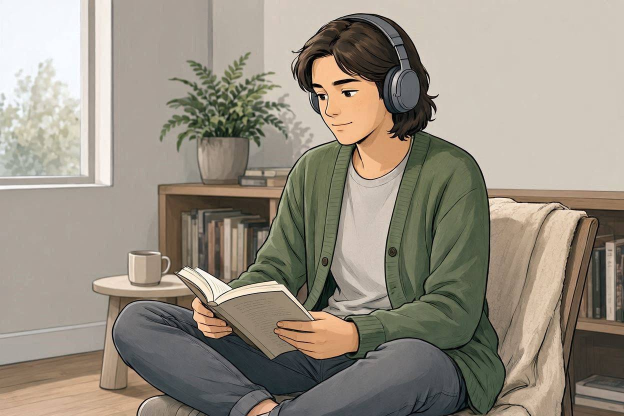
#> input picture bilder/zonen/ZONE-RUECKZUG.jpg, 1248 x 832 px, found by its file name (shown at 1/2 size)
$ python build_all_tokens_zonen.py
#> lines starting #> are read from the running program, lines starting #| are printed output that depends on the picture; after the words box and inside, x2 and y2 are one past the last pixel; in counts of white or black regions, pixels touching at a corner belong together
### build_token_zonen.py
#!/usr/bin/env python3
# -*- coding: utf-8 -*-
"""Baut die Token-Karten fürs Zonen-Set (Scheckkartenformat, CR80/85.6x54mm). Kernstück der
unauffälligen Selbstwahl: Jede/r Jugendliche bekommt ein Set von 4 Token-Karten (eine pro Zone)
und legt die passende Karte verdeckt/offen auf eine vereinbarte Ablage, statt sichtbar quer durch
den Raum zur Zone zu laufen. Bewusst reduziert: nur Symbol + Name, keine Regeln/Nutzen-Text."""
from PIL import Image, ImageDraw, ImageFont
import os

DPI = 300
MM = DPI / 25.4
def mm(v): return int(round(v * MM))

CARD_W, CARD_H = mm(85.6), mm(54)  # CR80-Format
WHITE = (255, 255, 255)

F_SERIF_BOLD = "/usr/share/fonts/truetype/crosextra/Caladea-Bold.ttf"
F_SANS_REG = "/usr/share/fonts/truetype/lato/Lato-Regular.ttf"

def cover_crop(img, target_w, target_h):
    src_ratio = img.width / img.height
    tgt_ratio = target_w / target_h
    if src_ratio > tgt_ratio:
        new_h = target_h
        new_w = int(new_h * src_ratio)
    else:
        new_w = target_w
        new_h = int(new_w / src_ratio)
    img = img.resize((new_w, new_h), Image.LANCZOS)
    left = (new_w - target_w) // 2
    top = (new_h - target_h) // 2
    return img.crop((left, top, left + target_w, top + target_h))

def build_token(name, badge_image_path, farbe):
    img = Image.new("RGB", (CARD_W, CARD_H), farbe)
    d = ImageDraw.Draw(img)

    rand = mm(2)
    d.rounded_rectangle((rand, rand, CARD_W - rand, CARD_H - rand), radius=mm(3),
                         outline=WHITE, width=mm(0.8))

    badge_size = mm(26)
    px = mm(6)
    py = (CARD_H - badge_size) // 2
    if os.path.exists(badge_image_path):
        raw = Image.open(badge_image_path).convert("RGB")
        raw_fit = cover_crop(raw, badge_size, badge_size)
        mask = Image.new("L", (badge_size, badge_size), 0)
        ImageDraw.Draw(mask).ellipse((0, 0, badge_size, badge_size), fill=255)
        img.paste(raw_fit, (px, py), mask)
        d.ellipse((px, py, px + badge_size, py + badge_size), outline=WHITE, width=mm(1))

    f_name = font_fit(d, name, CARD_W - px - badge_size - mm(12))
    tx = px + badge_size + mm(4)
    bbox = d.textbbox((0, 0), name, font=f_name)
    th = bbox[3] - bbox[1]
    d.text((tx, (CARD_H - th) / 2 - bbox[1]), name, font=f_name, fill=WHITE)

    f_foot = ImageFont.truetype(F_SANS_REG, mm(2.2))
    d.text((mm(6), CARD_H - mm(6)), "KLARTEXT · Zonen-Set", font=f_foot, fill=WHITE)

    return img

def font_fit(draw, text, max_w, start=5.5, min_size=3.0):
    size = start
    f = ImageFont.truetype(F_SERIF_BOLD, mm(size))
    while draw.textlength(text, font=f) > max_w and size > min_size:
        size -= 0.3
        f = ImageFont.truetype(F_SERIF_BOLD, mm(size))
    return f

### build_card_insel.py
#!/usr/bin/env python3
# -*- coding: utf-8 -*-
"""
KLARTEXT Insel-Set – Begleitkarten-Generator (Badge-Format statt Reflexionsformat).
Baut Vorder- und Rückseite einer Karte als druckfertiges PNG (300 dpi, A6 105x148mm).
Vorderseite: großes Badge-Symbol + Name. Rückseite: Zweck/Ort + Regeln + Nutzen.
Eine Karte pro Insel, Farbe wird pro Karte übergeben (siehe INSEL-Set_Konzept_und_Barometer-Integration.md).
"""
from PIL import Image, ImageDraw, ImageFont
import os

DPI = 300
MM = DPI / 25.4
def mm(v): return int(round(v * MM))

CARD_W = mm(105)
CARD_H = mm(148)

KT_PRIMARY  = (27, 58, 75)
KT_ACCENT   = (110, 198, 160)
KT_INK      = (45, 45, 45)
KT_MUTED    = (122, 112, 96)
WHITE       = (255, 255, 255)

F_SERIF_BOLD   = "/usr/share/fonts/truetype/crosextra/Caladea-Bold.ttf"
F_SANS_REG     = "/usr/share/fonts/truetype/lato/Lato-Regular.ttf"
F_SANS_MED     = "/usr/share/fonts/truetype/lato/Lato-Medium.ttf"
F_SANS_BOLD    = "/usr/share/fonts/truetype/lato/Lato-Bold.ttf"

def font(path, size_mm):
    return ImageFont.truetype(path, mm(size_mm))

# [14 lines left out: function wrap_text, not called in this run]

def rounded_rect(draw, box, radius, fill):
    draw.rounded_rectangle(box, radius=radius, fill=fill)

# [132 lines left out: functions cover_crop, logo_mark, build_front, build_back, not called in this run]

### build_all_tokens_zonen.py
#!/usr/bin/env python3
# -*- coding: utf-8 -*-
"""Baut 4 A4-Drucksheets (eine pro Zone, 10 Token-Karten je Sheet, 2x5-Raster zum Ausschneiden).
Zusammen ergeben die 4 Sheets komplette Token-Sets für bis zu 10 Jugendliche (je 1 Karte pro Zone
zusammenstellen). Gleiche Bilder/Farben wie die Begleitkarten (build_all_cards_zonen.py)."""
import os, sys
from PIL import Image, ImageDraw, ImageFont
sys.path.insert(0, os.path.dirname(__file__))
from build_token_zonen import build_token, CARD_W, CARD_H, mm
from build_all_cards_zonen import SCHUL_CARDS, BILDER

OUT_DIR = "/sessions/kind-beautiful-ptolemy/mnt/outputs/zonen_token_sheets/"
os.makedirs(OUT_DIR, exist_ok=True)

F_SANS_BOLD = "/usr/share/fonts/truetype/lato/Lato-Bold.ttf"
F_SANS_REG = "/usr/share/fonts/truetype/lato/Lato-Regular.ttf"

A4_W, A4_H = mm(210), mm(297)
COLS, ROWS = 2, 5
GAP = mm(4)

def build_sheet(name, badge_datei, farbe, out_path):
    token = build_token(name, os.path.join(BILDER, badge_datei), farbe)

    total_w = COLS * CARD_W + (COLS - 1) * GAP
    total_h = ROWS * CARD_H + (ROWS - 1) * GAP
    left0 = (A4_W - total_w) // 2
    top0 = mm(28)

    sheet = Image.new("RGB", (A4_W, A4_H), (255, 255, 255))
    d = ImageDraw.Draw(sheet)

    f_head = ImageFont.truetype(F_SANS_BOLD, mm(6))
    d.text((mm(15), mm(12)), f"Zonen-Set · Token-Karten · {name}", font=f_head, fill=(35, 35, 35))
    f_sub = ImageFont.truetype(F_SANS_REG, mm(3.5))
    d.text((mm(15), mm(20)), "Ausschneiden, laminieren. Pro Person 1 Karte je Zonen-Sheet sammeln.",
           font=f_sub, fill=(100, 100, 100))

    for r in range(ROWS):
        for c in range(COLS):
            x = left0 + c * (CARD_W + GAP)
            y = top0 + r * (CARD_H + GAP)
            sheet.paste(token, (x, y))
            d.rectangle((x, y, x + CARD_W, y + CARD_H), outline=(200, 200, 200), width=2)

    sheet.save(out_path, dpi=(300, 300))
    return sheet

def run():
    pages = []
    for nr, name, badge_datei, (farbe, farbe_light), *_ in SCHUL_CARDS:
        out_path = os.path.join(OUT_DIR, f"TOKEN-{name.replace(' ', '_')}.png")
        pages.append(build_sheet(name, badge_datei, farbe, out_path))
#> in build_token, `img = Image.new("RGB", (CARD_W, CARD_H), farbe)`:
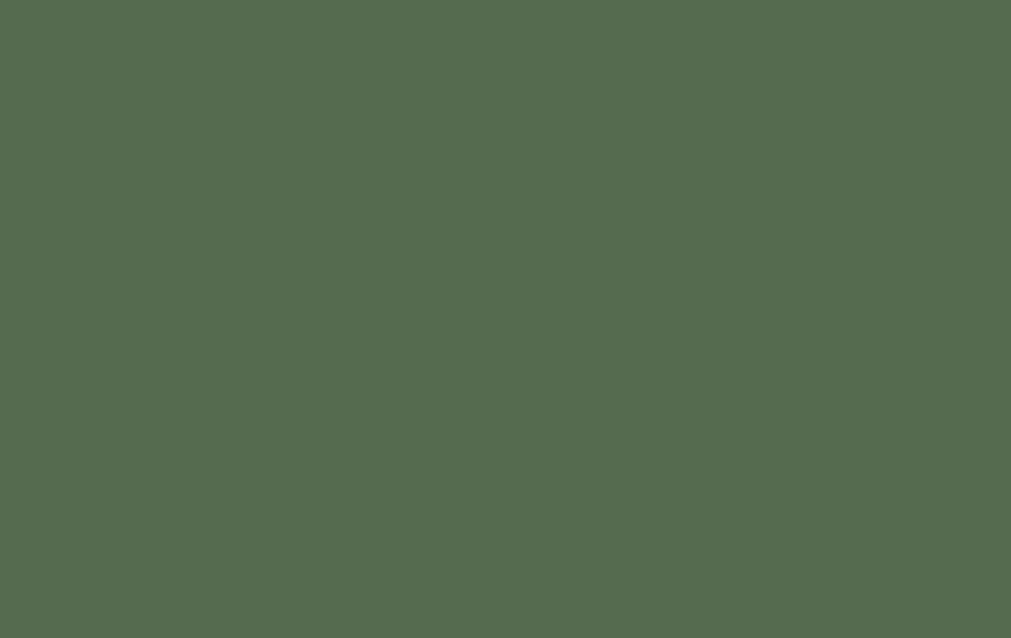
#> img: PIL image 1011x638 RGB; mean R, G, B 85, 107, 79
#> in build_token, raw is the input picture: PIL image 1248x832 RGB; mean R, G, B 150.9, 142.9, 129.7
#> in cover_crop, `img = img.resize((new_w, new_h), Image.LANCZOS)`:
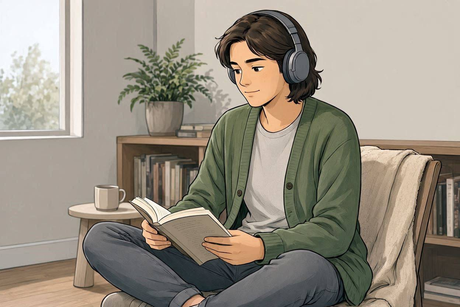
#> img: PIL image 460x307 RGB; mean R, G, B 150.9, 142.9, 129.7
#> in cover_crop, `return img.crop((left, top, left + target_w, top + target_h))`:
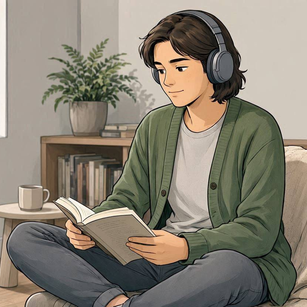
#> returned value: PIL image 307x307 RGB; mean R, G, B 135.9, 129, 115.2
#> in build_token, `mask = Image.new("L", (badge_size, badge_size), 0)`: mask: PIL image 307x307 L; every value is 0
#> in build_token, `ImageDraw.Draw(mask).ellipse((0, 0, badge_size, badge_size), fill=255)`:
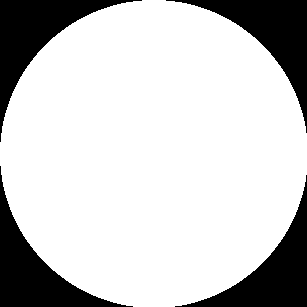
#> mask: PIL image 307x307 L; 79% white; 4 black regions, box (x1, y1, x2, y2) and area: (0, 0, 142, 142) 5101, (166, 0, 307, 133) 4959, (0, 166, 133, 307) 4959, (175, 175, 307, 307) 4818
#> in build_token, `img.paste(raw_fit, (px, py), mask)`:
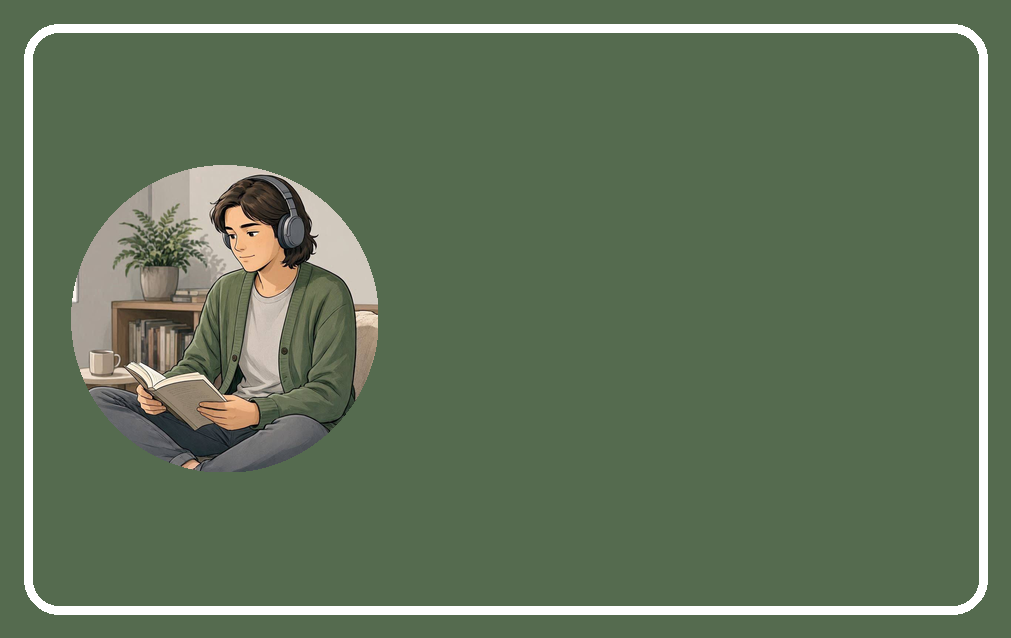
#> img: PIL image 1011x638 RGB; mean R, G, B 97.6, 115.3, 90
#> in build_token, `bbox = d.textbbox((0, 0), name, font=f_name)`: bbox = (0, 11, 466, 70)
#> in build_token, `th = bbox[3] - bbox[1]`: th = 59
#> in build_sheet, `token = build_token(name, os.path.join(BILDER, badge_datei), farbe)`:
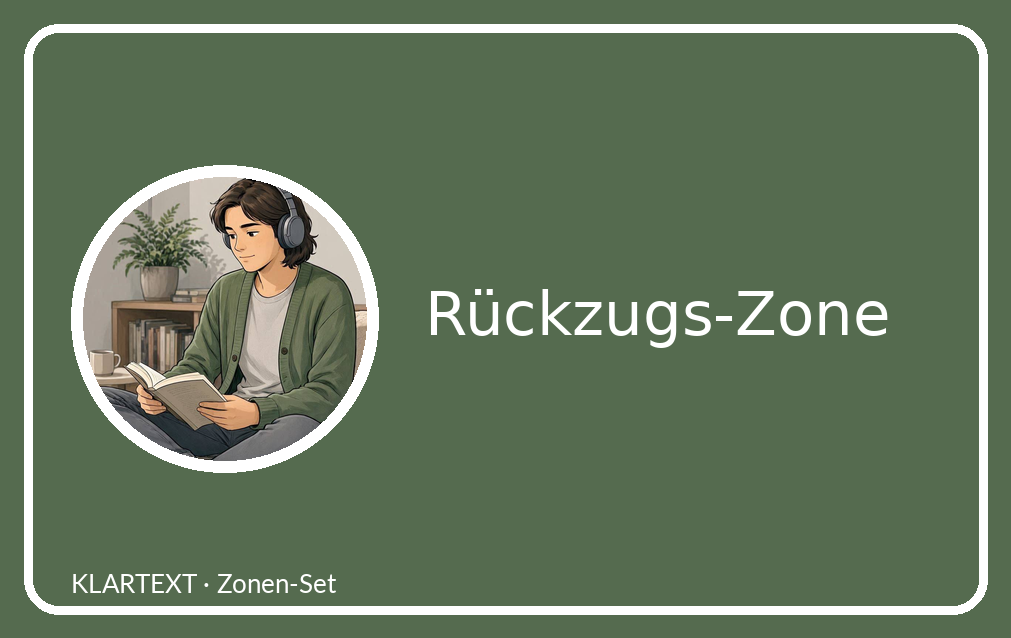
#> token: PIL image 1011x638 RGB; mean R, G, B 101.4, 119, 94.1
#> in build_sheet, `sheet = Image.new("RGB", (A4_W, A4_H), (255, 255, 255))`: sheet: PIL image 2480x3508 RGB; every value is 255
#> after the loop in build_sheet, `for r in range(ROWS):`:
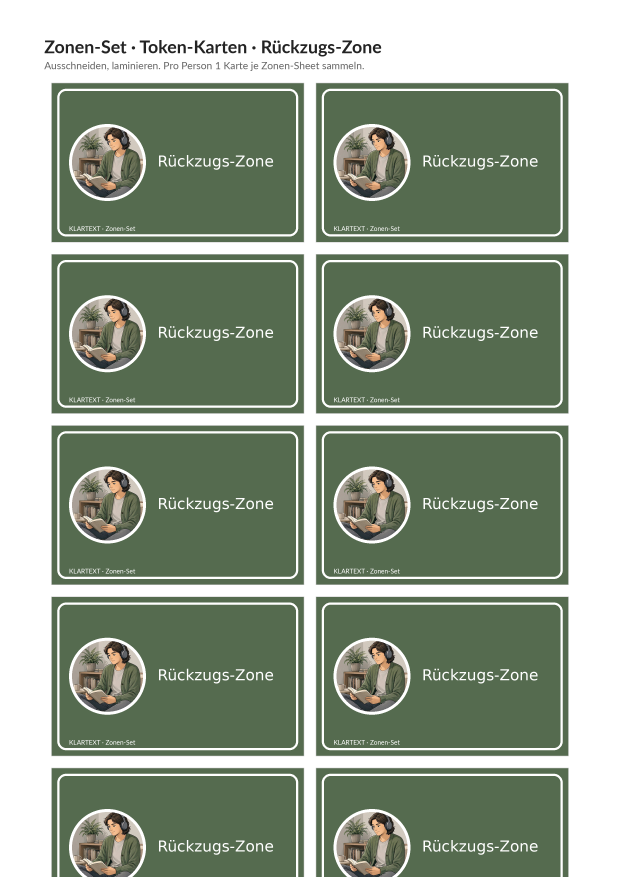
#> sheet: PIL image 2480x3508 RGB (shown at 1/4 size); mean R, G, B 148.2, 160.2, 143.1
        print(f"Sheet fertig: {name}")
#> pass 2 of the loop in run, `for nr, name, badge_datei, (farbe, farbe_light), *_ in SCHUL_CARDS:`:
#> in build_token (call 2), `img = Image.new("RGB", (CARD_W, CARD_H), farbe)`:
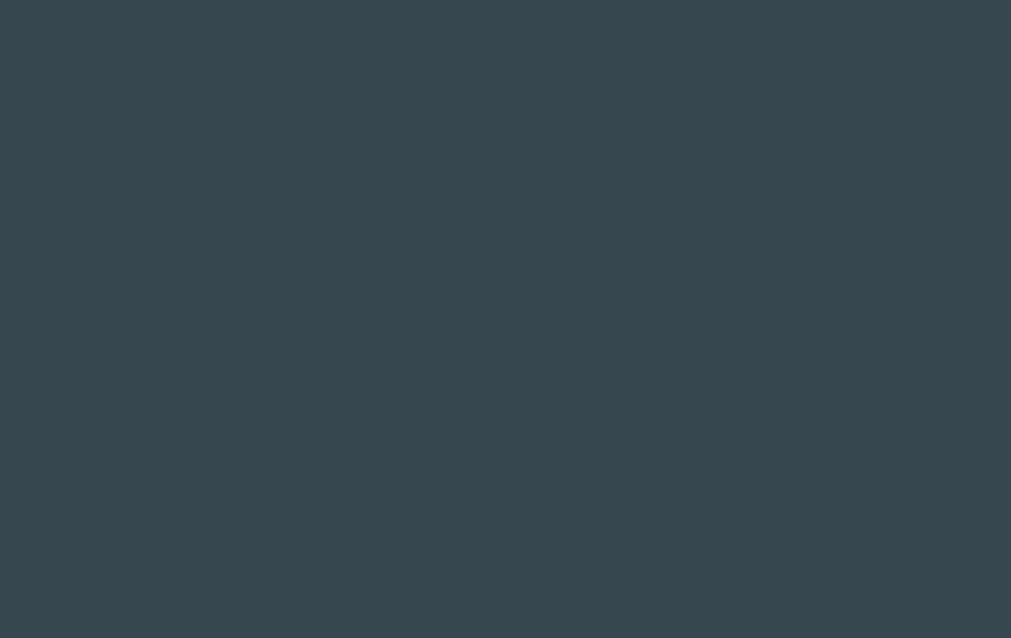
#> img: PIL image 1011x638 RGB; mean R, G, B 55, 71, 79
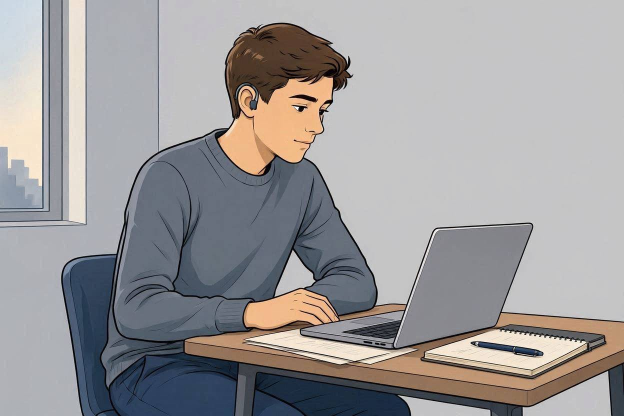
#> input picture bilder/zonen/ZONE-FOKUS.jpg, 1248 x 832 px, found by its file name (shown at 1/2 size)
#> in build_token, raw is the input picture: PIL image 1248x832 RGB; mean R, G, B 156.1, 154.1, 155.1
#> bbox = (0, 12, 374, 62)
#> th = 50
#> after the loop in build_sheet (call 2), `for r in range(ROWS):`:
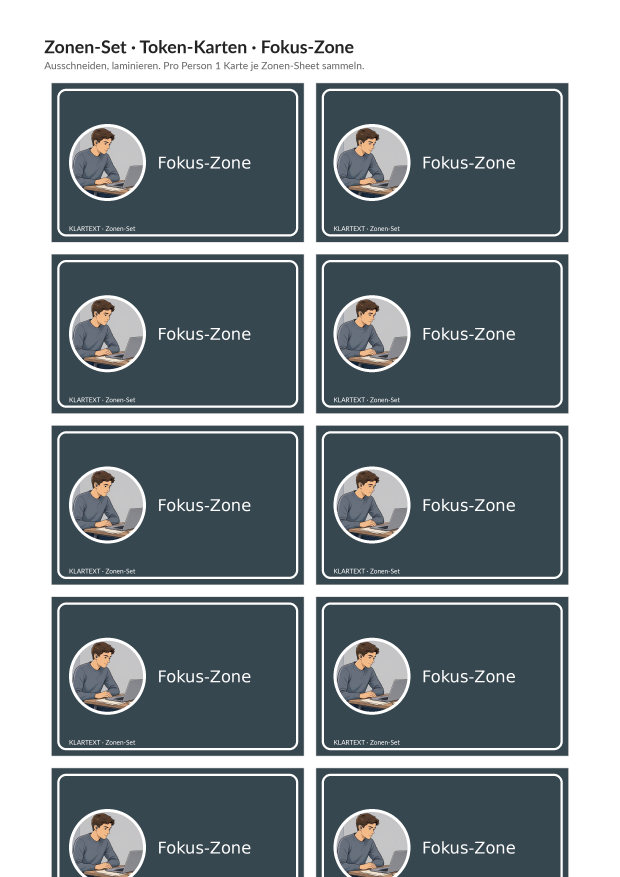
#> sheet: PIL image 2480x3508 RGB (shown at 1/4 size); mean R, G, B 132.2, 141, 145.5
#> pass 3 of the loop in run, `for nr, name, badge_datei, (farbe, farbe_light), *_ in SCHUL_CARDS:`:
#> in build_token (call 3), `img = Image.new("RGB", (CARD_W, CARD_H), farbe)`:
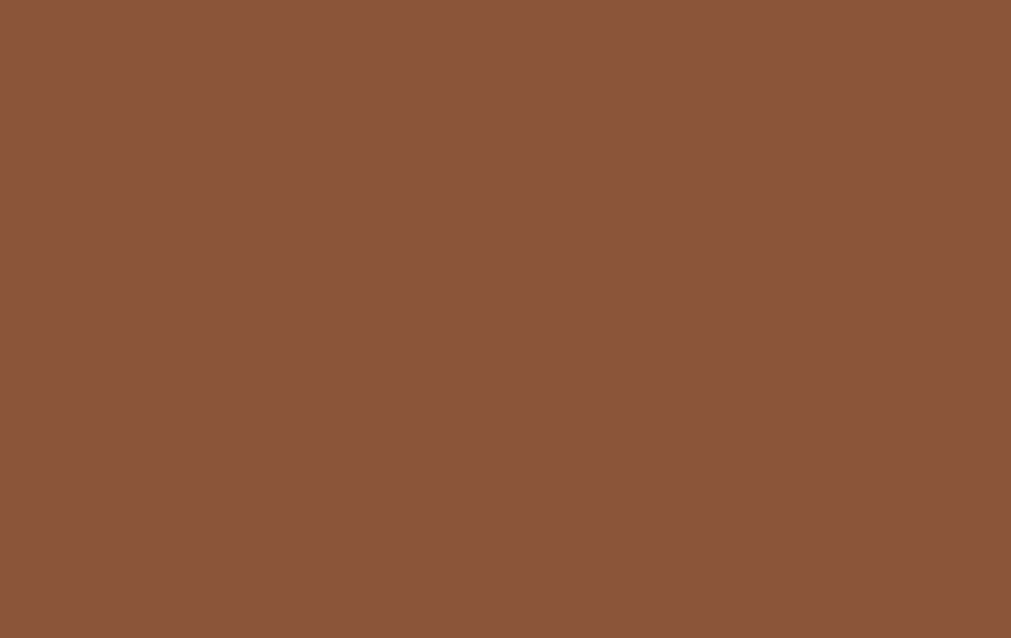
#> img: PIL image 1011x638 RGB; mean R, G, B 141, 85, 58
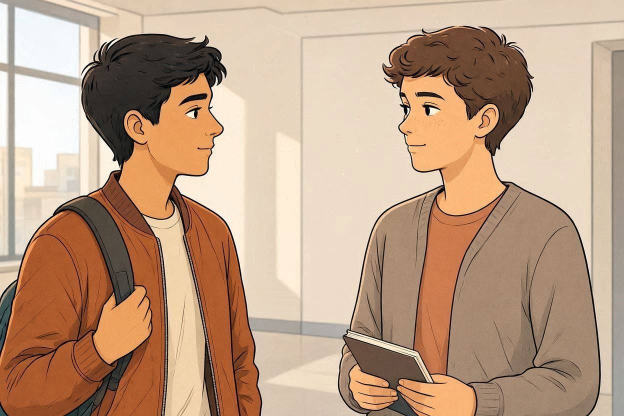
#> input picture bilder/zonen/ZONE-KLAERUNG.jpg, 1248 x 832 px, found by its file name (shown at 1/2 size)
#> in build_token, raw is the input picture: PIL image 1248x832 RGB; mean R, G, B 190.6, 159, 134
#> bbox = (0, 12, 474, 75)
#> th = 63
#> after the loop in build_sheet (call 3), `for r in range(ROWS):`:
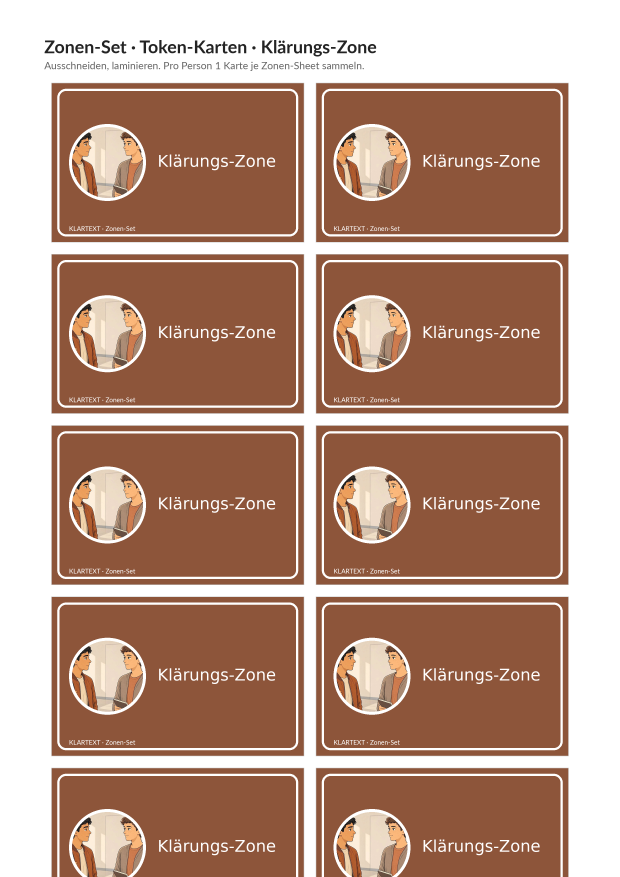
#> sheet: PIL image 2480x3508 RGB (shown at 1/4 size); mean R, G, B 185.6, 151.3, 133.9
#> the loop made 4 passes; the first 3 are shown
    out_pdf = "/sessions/kind-beautiful-ptolemy/mnt/outputs/KLARTEXT_Zonen-Set_Token-Karten.pdf"
    pages[0].save(out_pdf, save_all=True, append_images=pages[1:], resolution=300)
    print(f"PDF fertig: {out_pdf} ({len(pages)} Seiten)")

if __name__ == "__main__":
    run()
